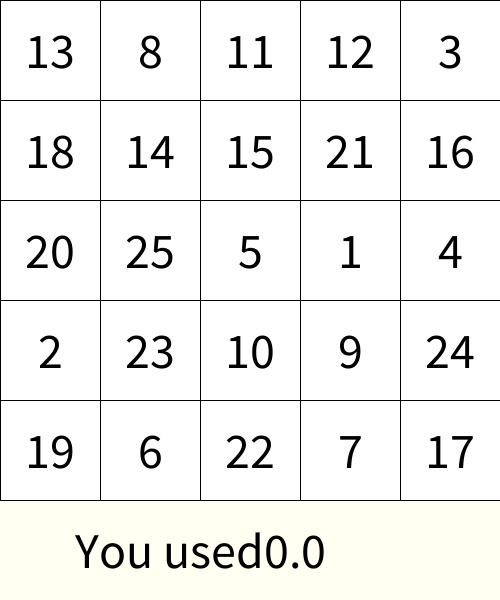
Frame 1 (no input)
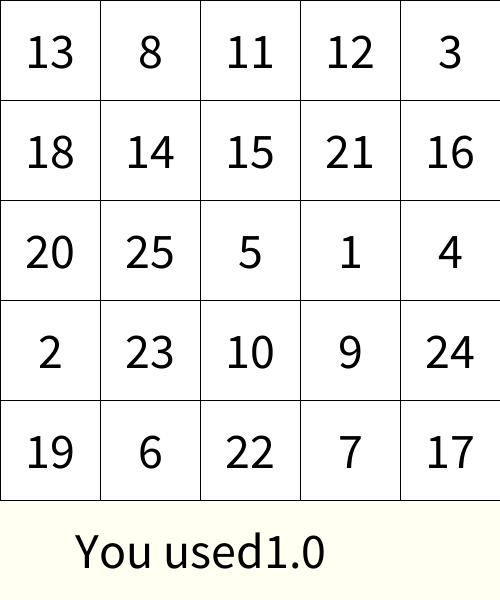
Frame 60 (the mouse pressed at the canvas centre just before this capture)
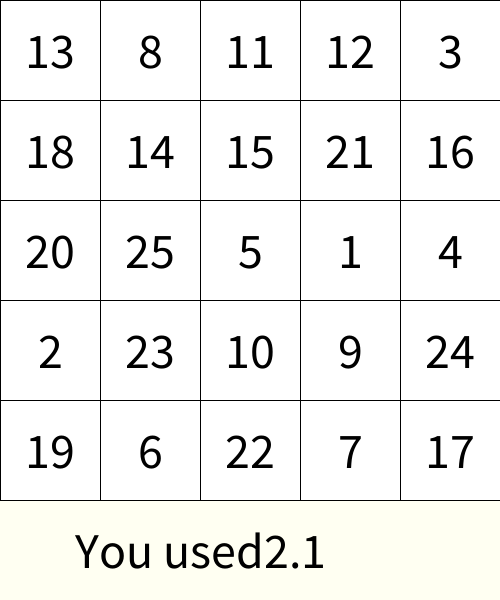
Frame 120 (the mouse held since frame 60 and released just before this capture)

The Processing sketch that drew these frames (run headless with seeded random() and noise(); from frame 60 on, the mouse is pressed at the canvas centre):

// Processing sketch: week06_09_schulte_table09_mousePressed_crash_if_protect_shuffle
// ── week06_09_schulte_table09_mousePressed_crash_if_protect_shuffle.pde
//week06_09_schulte_table09_mousePressed_crash_if_protect_shuffle_random
int [][] table = new int [5][5];
void setup()
{
  size(500,600);
  textSize(50);
  textAlign(CENTER,CENTER);
  int[]numbers = {1,2,3,4,5,6,7,8,9,10,11,12,13,14,15,16,17,18,19,20,21,22,23,24,25};
  for(int i = numbers.length-1;i>0;i--)
  {
    int j = int(random(i+1));
    int temp = numbers[i];
    numbers[i] = numbers[j];
    numbers[j] = temp;
  }
  int index = 0;
  for(int i=0;i<5;i++)
  {
    for(int j=0;j<5;j++)
    {
      table[i][j] = numbers[index++];
    }
    startT = millis();
  }
}
int startT = 0;
int [][] pressed = new int [5][5];
void draw()
{
  background(#FFFFF2);
  for(int i=0;i<5;i++)
  {
    for(int j=0;j<5;j++)
    {
      if(pressed[i][j]==1)fill(128);
      else fill(255);
      rect(j*100,i*100,100,100);
      fill(0);text(""+table[i][j],50+j*100,50+i*100);
    }
  }
  text("You used" + nf((millis()-startT)/1000.0,0,1),200,550);
}
int want = 1;
void mousePressed()
{
  int i = mouseY/100,j = mouseX/100;
  if(table[i][j]==want){
  pressed[i][j] = 1;
  want++;
  }
}
